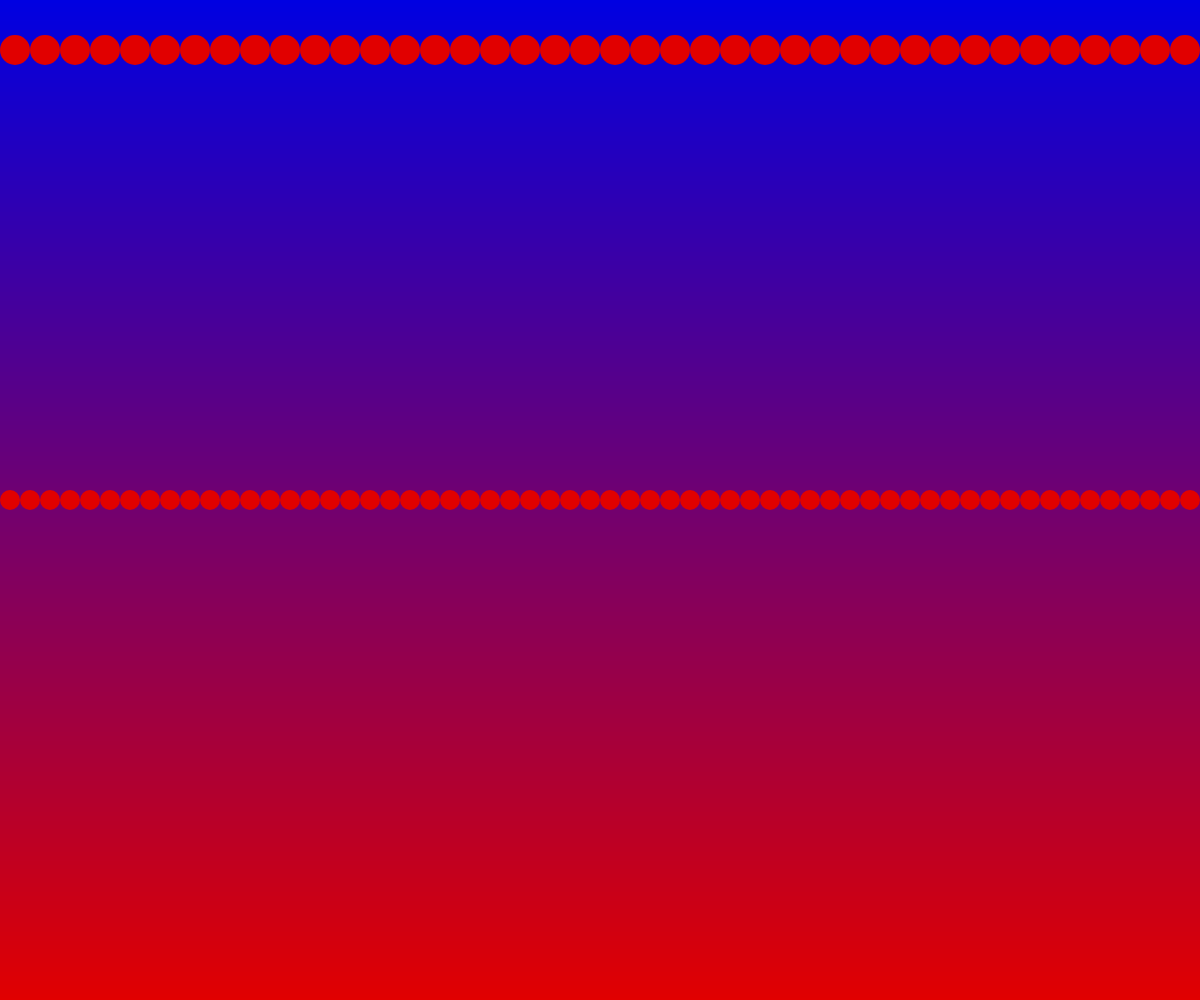
Frame 1 (no input)
Frame 60 (no input): identical to frame 1, image omitted
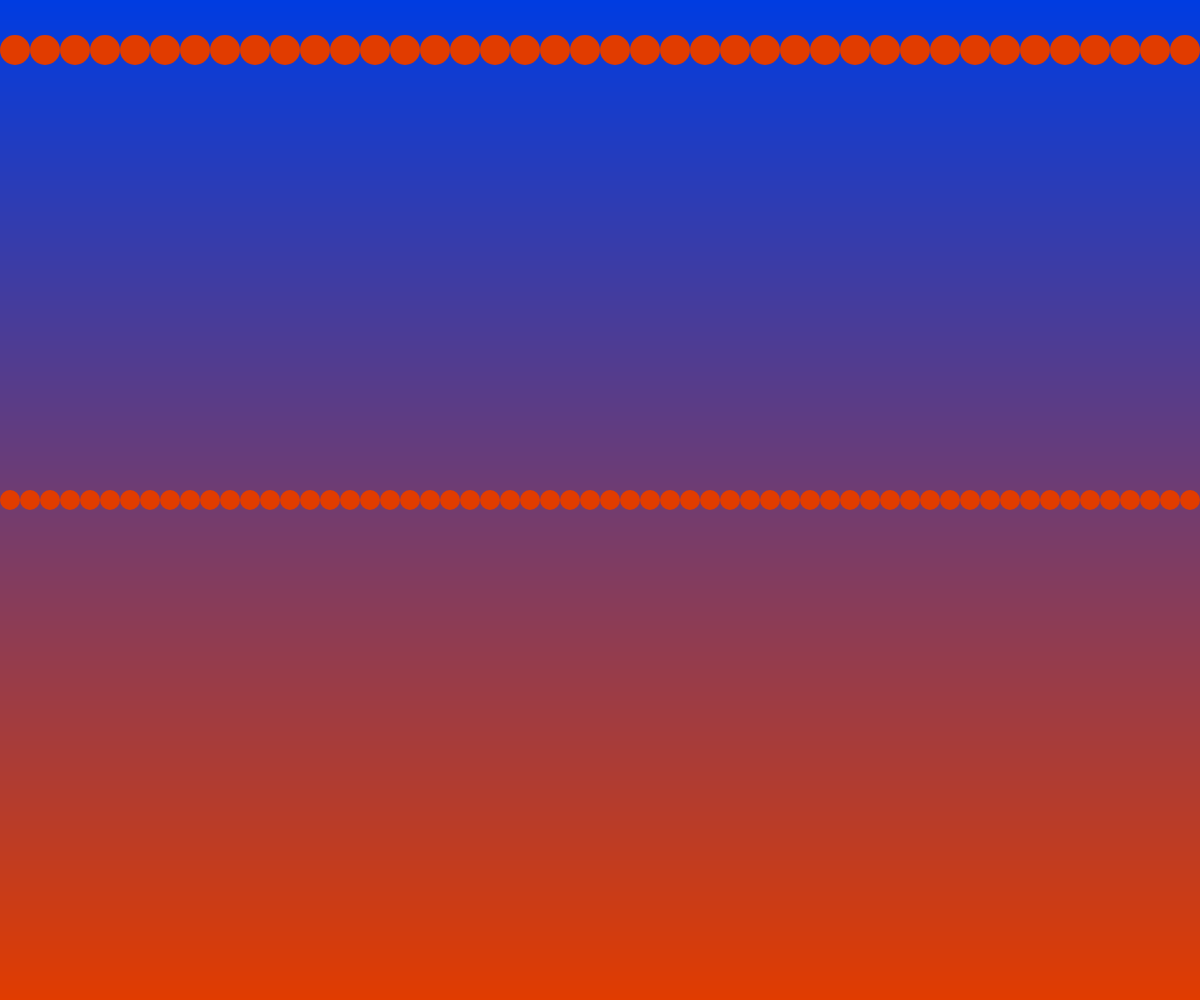
Frame 120 (the mouse pressed at the canvas centre since frame 60)

The p5.js sketch that drew these frames (run headless with seeded random() and noise() and a simulated clock; from frame 60 on, the mouse is pressed at the canvas centre):

// p5.js sketch
// ── sketch.js
// drawing with single loops
// elif
// 09/25/2026
//
// Extra for Experts:
// - describe what you did to take this project "above and beyond"


async function setup() {
  createCanvas(windowWidth, windowHeight);
}

function worm(y, size){
  //use this function to draw a line of curcles
  // y -> (number) height at witch to draw line
  // size -> (number) diameter of each circle
  for(let x = size/2; x < width; x += size){
    circle(x,y,size);
  }
}

function gradientBackground(){
  //create a gradeient to use as background
  noStroke();
  let h = 1; //rectangle height
  
  //could use for or while loop here...
  let y = 0;
  while (y < height){
    let mappedY = map(y,0,height,0,225);
    //fill(mappedY);
    fill(mappedY,mouseX/10,225-mappedY);
    rect(0, y, width, h);
    y += h;
  }
  
}

function draw() {
  background(220);
  gradientBackground();
  worm(50, 30);
  worm(height*0.5,20);
}//sreen updated here
